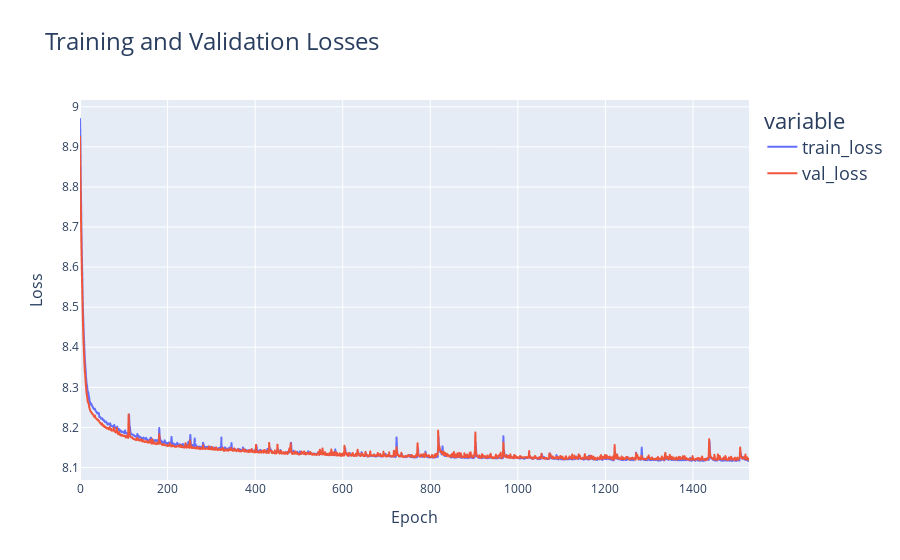

The cell this chart's notebook holds for it:
### Code cell
### Training block
model = None
if BEST_MODEL_PATH:
    model = load_model(model_path=BEST_MODEL_PATH, input_dim=INPUT_DIM, hidden_dim=HIDDEN_DIM, latent_dim=LATENT_DIM)
    load_and_plot_losses(losses_path=BEST_LOSS_PATH,
                        title_font_size=TITLE_FONT_SIZE,
                        axis_title_font_size=AXIS_TITLE_FONT_SIZE,
                        legend_font_size=LEGEND_FONT_SIZE)
else:
    model, train_losses, val_losses = train_model(
        step_tensor=step_tensor,
        lengths=lengths,
        input_dim=INPUT_DIM,
        hidden_dim=HIDDEN_DIM,
        latent_dim=LATENT_DIM,
        batch_size=BATCH_SIZE,
        num_epochs=NUM_EPOCHS,
        lr=LR,
        patience=PATIENCE,
        min_delta=MIN_DELTA,
        models_dir=MODELS_DIR
    )
    save_model_losses(train_losses, val_losses, figures_dir=FIGURES_DIR,
                        title_font_size=TITLE_FONT_SIZE,
                        axis_title_font_size=AXIS_FONT_SIZE,
                        legend_font_size=LEGEND_FONT_SIZE)

assert model is not None, "Model training failed or no model was loaded."

### Figure 1 — Plotly figure (JSON) as saved in the notebook; plotly's stock layout.template omitted (floating-point values rounded to 4 significant figures; data arrays with more than 128 entries replaced by an {"elided": "..."} marker saying what was removed)
{"data": [{"hovertemplate": "variable=train_loss<br>Epoch=%{x}<br>Loss=%{y}<extra></extra>", "legendgroup": "train_loss", "line": {"color": "#636efa", "dash": "solid"}, "marker": {"symbol": "circle"}, "mode": "lines", "name": "train_loss", "showlegend": true, "type": "scattergl", "x": {"elided": "1529 int values"}, "xaxis": "x", "y": {"elided": "1529 float values"}, "yaxis": "y"}, {"hovertemplate": "variable=val_loss<br>Epoch=%{x}<br>Loss=%{y}<extra></extra>", "legendgroup": "val_loss", "line": {"color": "#EF553B", "dash": "solid"}, "marker": {"symbol": "circle"}, "mode": "lines", "name": "val_loss", "showlegend": true, "type": "scattergl", "x": {"elided": "1529 int values"}, "xaxis": "x", "y": {"elided": "1529 float values"}, "yaxis": "y"}], "layout": {"legend": {"font": {"size": 18}, "title": {"text": "variable"}, "tracegroupgap": 0}, "title": {"font": {"size": 24}, "text": "Training and Validation Losses"}, "xaxis": {"anchor": "y", "domain": [0, 1], "title": {"font": {"size": 16}, "text": "Epoch"}}, "yaxis": {"anchor": "x", "domain": [0, 1], "title": {"font": {"size": 16}, "text": "Loss"}}}}
